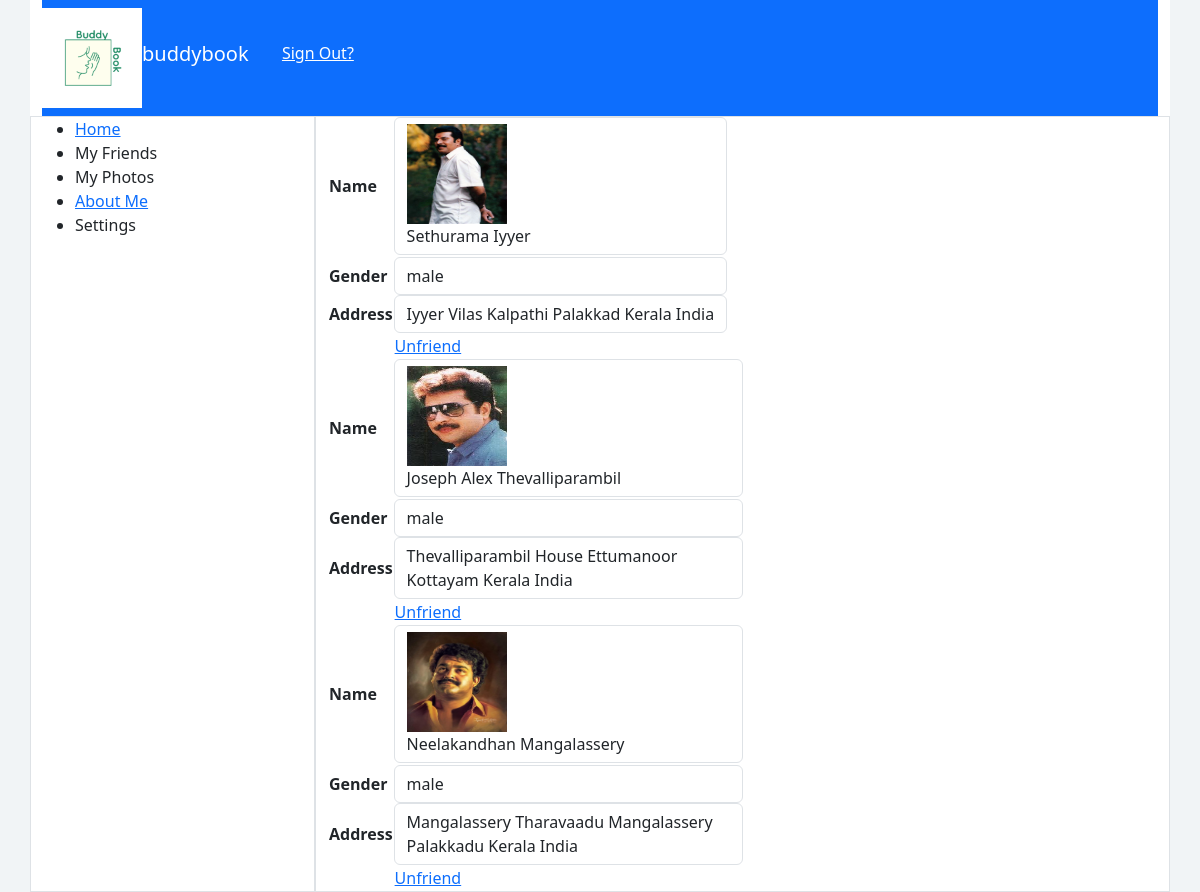
Before: /friend_list/ (signed in) with the older database file.
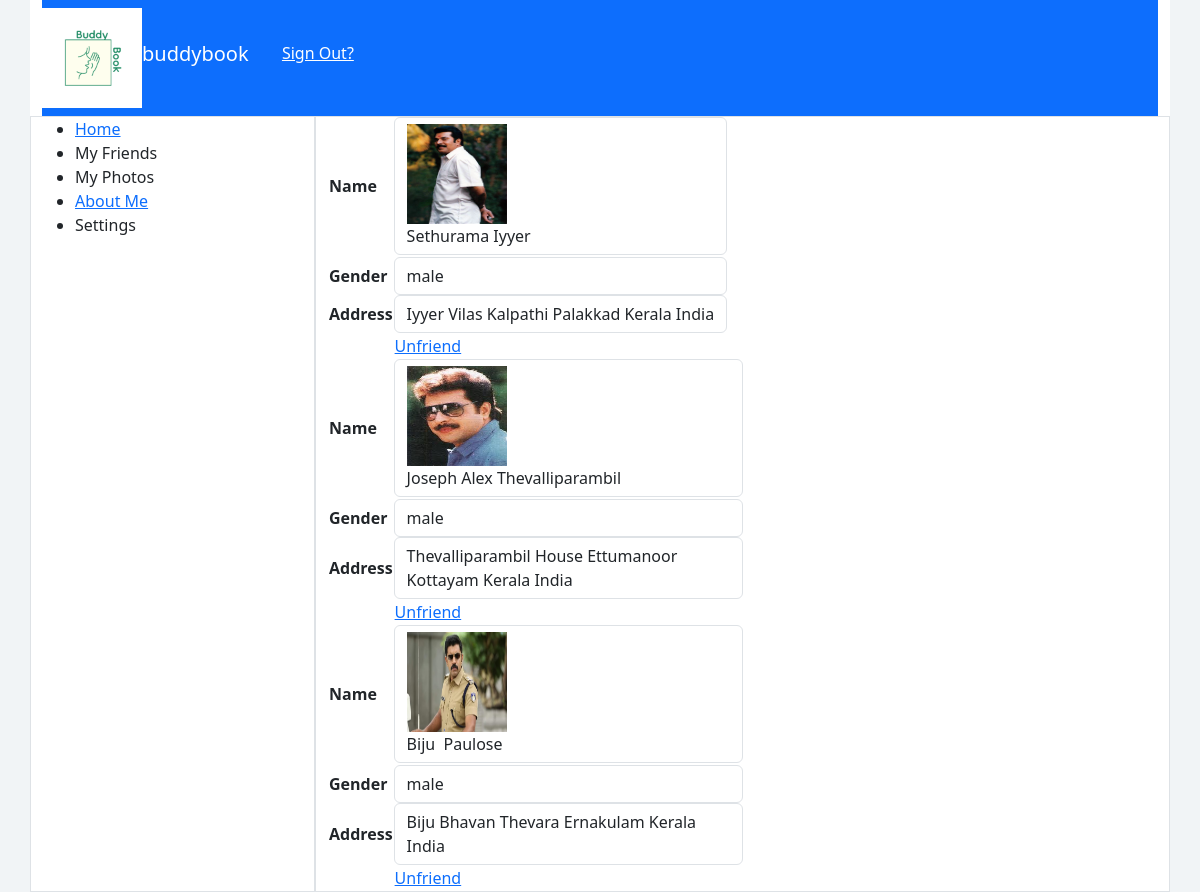
After: the same page with the newer database file.
### app_buddy/models.py (models this page shows)
class friend_tb(models.Model):
    requested_to=models.CharField(max_length=20,default=0)
    request_from=models.ForeignKey(register_tb,on_delete=models.CASCADE,default=0)
    status=models.CharField(max_length=20,default='pending')

class register_tb(models.Model):
    first_name=models.CharField(max_length=20)
    last_name=models.CharField(max_length=20)
    gender=models.CharField(max_length=20)
    dob=models.CharField(max_length=20)
    email=models.CharField(max_length=20)
    phone=models.CharField(max_length=20)
    address=models.CharField(max_length=20)
    photo=models.FileField()
    user_name=models.CharField(max_length=20)
    password=models.CharField(max_length=20)

### app_buddy/views.py (the view)
# urls.py: path('friend_list/',views.friend_list,name='friend_list'),
def friend_list(request):
    my_id=request.session['yourself']
    my_friends=friend_tb.objects.filter(status=my_id)
    return render(request,'app_buddy/friend_list.html',{'key':my_friends})

### template/app_buddy/friend_list.html (shortened to what this page needs)
<!DOCTYPE html>
<html lang="en">
<head>
  <link rel="stylesheet" href="/static/bootstrap-5.3.2-dist/css/bootstrap.css">
</head>
<body style="background-color:rgb(241, 244, 246);">
  <div class="container bg-white">
      <div class="navbar navbar-expand-lg bg-primary">
          <img src="/media/buddy_book_Logo.png" alt="" height="100" width="100" class="bg-white"><h5 style="color:white;">buddybook</h5>&nbsp;&nbsp;&nbsp;&nbsp;<h6 class="align-content-end"></h6><h6>&nbsp;&nbsp;&nbsp;&nbsp;<a href="{% url 'log_out' %}" class="text-white">Sign Out?</a></h6>
      </div>
      <div class="row">
          <div class="col-3 border">
              <ul>
                  <li><a href="{% url 'home' %}">Home</a></li>
                  <li>My Friends</li>
                  <li>My Photos</li>
                  <li><a href="{% url 'about_me' %}">About Me</a></li>
                  <li>Settings</li>
              </ul>
          </div>
          <div class="col-9 border">
                <div class="col-6">
                    {% for i in key %}
                     <table>
                        <tr>
                            <th>Name</th>
                            <td class="form-control"><div class="col-2">
                                <img src="{{i.request_from.photo.url}}" alt="No picture" height="100px" width="100px">
                            </div>{{i.request_from.first_name}}&nbsp;{{i.request_from.last_name}}</td>
                        </tr>
                        <tr>
                           <td><input type="hidden" name="friend_id" value="{{i.request_from.id}}"></td>
                        </tr>
                        <tr>
                            <th>Gender</th>
                            <td class="form-control">{{i.request_from.gender}}</td>
                        </tr>
                        <tr>
                            <th>Address</th>
                            <td class="form-control">{{i.request_from.address}}</td>
                        </tr>
                        <tr>
                            <th></th>
                            <td><a href="{% url 'unfriend' i.id %}">Unfriend</a></td>
                        </tr>
                     </table>
                    {% endfor %}
                </div>
            </div>
      </div>
  </div>
</body>
</html>

Changed rows visible on the page:
removed friend_tb: request_from.photo (picture), request_from.first_name "Neelakandhan", request_from.last_name "Mangalassery", request_from.gender "male", request_from.address "Mangalassery Tharavaadu Mangalassery Palakkadu Kerala India"
added friend_tb: request_from.photo (picture), request_from.first_name "Biju", request_from.last_name "Paulose", request_from.gender "male", request_from.address "Biju Bhavan Thevara Ernakulam Kerala India"
